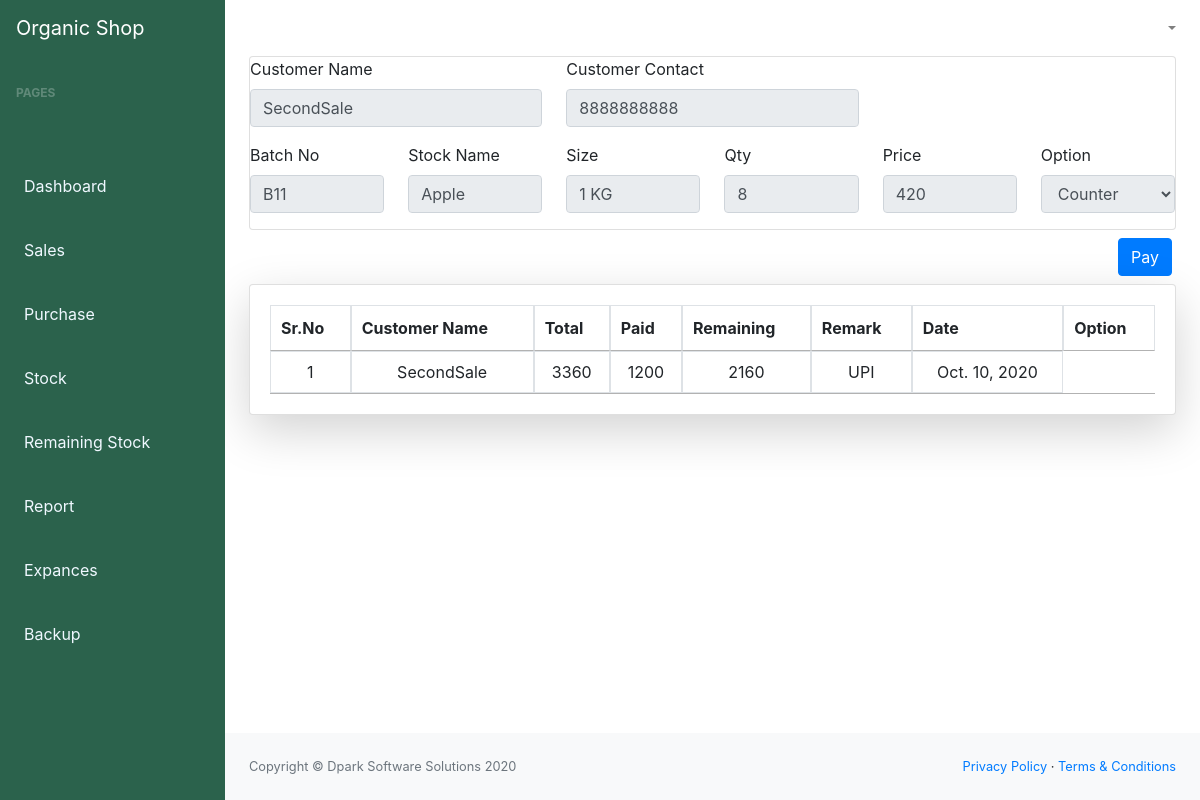
The app's page /desktop/sales/payhistroy/2 with its own data.
### main_app/models.py (models this page shows, shortened)
class SaleTrans(models.Model):
    CustomerName = models.CharField(max_length=256)
    CustomerContact =models.CharField(max_length=256)
    batch_no =models.CharField(max_length=256)
    stock_name =models.CharField(max_length=256)
    size = models.CharField(max_length=100)
    qty = models.IntegerField(default="0")
    price = models.IntegerField(default="0")
    paid = models.IntegerField(default="0")
    remaining = models.IntegerField(default="0")
    remark = models.CharField(max_length=100 )
    total = models.IntegerField(default="0")
    option = models.CharField(max_length=50)
    uploaded_at = models.DateField(auto_now_add=True)

class Salehistory(models.Model):
    user = models.ForeignKey(SaleTrans ,on_delete=models.CASCADE,blank=True,null=True)
    total = models.IntegerField()
    paid = models.IntegerField()
    remaining = models.IntegerField()
    remark = models.CharField(max_length=50)
    date = models.DateField(auto_now_add=True)

### main_app/views.py (the view, shortened to what this page needs)
# urls.py: path('sales/payhistroy/<saleid>',views.payhistroy,name="payhistroy"),
def payhistroy(request,saleid):
    sale = SaleTrans.objects.get(id=saleid)
    his = Salehistory.objects.filter(user=sale)
    rowHis = his
    return render(request,"root/sales/payhistroy.html",{'sale':sale,'his':his})

### main_app/templates/root/sales/payhistroy.html (shortened to what this page needs)
{% extends 'base.html' %}
{% block main %}
<div class="card">
    <form action="" method="post">{% csrf_token %}
        <div class="row  ">
            <div class="col-md-4 ">
                <div class="form-group">
                    <label for="">Customer Name</label>
                    <input disabled type="text" class="form-control" name="customer_name" value="{{sale.CustomerName}}">
                </div>
            </div>
            <div class="col-md-4">
                <div class="form-group">
                    <label for="">Customer Contact</label>
                    <input disabled type="text" class="form-control" name="customer_contact"
                        value="{{sale.CustomerContact}}">
                </div>
            </div>
            <br>
            <div class="col-md-4"></div>
            <div class="col-md-2">
                <div class="form-group">
                    <label for="">Batch No</label>
                    <input disabled type="text" list="batchList" name="batch_no" id="inputdist" class="form-control"
                        placeholder="" value="{{sale.batch_no}}">
                </div>
            </div>
            <div class="col-md-2">
                <div class="form-group">
                    <label for="">Stock Name</label>
                    <input disabled type="text" name="stock_name" id="stock_name" class="form-control" placeholder=""
                        aria-describedby="helpId" value="{{sale.stock_name}}">
                </div>
            </div>
            <div class="col-md-2">
                <div class="form-group">
                    <label for="">Size</label>
                    <input disabled type="text" name="size" id="size" class="form-control" placeholder=""
                        aria-describedby="helpId" value="{{sale.size}}">
                </div>
            </div>
            <div class="col-md-2">
                <div class="form-group">
                    <label for="">Qty</label>
                    <input disabled type="number" name="qty" id="s_qty" class="form-control" onkeyup="multi()"
                        placeholder="" aria-describedby="helpId" value="{{sale.qty}}">
                </div>
            </div>
            <div class="col-md-2">
                <div class="form-group">
                    <label for="">Price</label>
                    <input disabled type="nmber" name="price" id="s_price" class="form-control" onkeyup="multi()"
                        placeholder="" aria-describedby="helpId" value="{{sale.price}}">
                </div>
            </div>
            <div class="col-md-2">
                <div class="form-group">
                    <label for="">Option</label>
                    <select disabled class="form-control" name="option_method" id="option_method" value={{sale.option}}>
                        <option value="Counter">Counter</option>
                    </select>
                </div>
            </div>
        </div>
    </form>
</div>
<div class="row mt-2 mb-2 ">
    <button type="button" class="btn btn-primary ml-auto mr-3" data-toggle="modal" data-target="#exampleModalCenter">
        Pay
    </button>
</div>
<div class="">
    <div class="card mb-4 shadow-lg">
        <div class="card-body">
            <div class="table-responsive ">
                <table class="table table-bordered" id="searchTable" data-page-length='25' width="100%" cellspacing="0">
                    <thead>
                        <tr class="text-center">
                            <th>Sr.No</th>
                            <th>Customer Name</th>
                            <th>Total</th>
                            <th>Paid</th>
                            <th>Remaining</th>
                            <th>Remark</th>
                            <th>Date</th>
                            <th>Option</th>
                        </tr>
                    </thead>
                    <tbody>
                        {% for st in his %}
                        <tr class="text-center">
                            <td>{{forloop.counter}}</td>
                            <td>{{ st.user.CustomerName }}</td>
                            <td>{{ st.total }}</td>
                            <td>{{ st.paid }}</td>
                            <td>{{ st.remaining }}</td>
                            <td>{{ st.remark }}</td>
                            <td>{{ st.date }}</td>
                        </tr>
                        {% endfor %}
                    </tbody>
                </table>
            </div>
        </div>
    </div>
</div>
{% endblock main %}

### main_app/templates/base.html (shortened to what this page needs)
{% load static %}
<!DOCTYPE html>
<html lang="en">
<head>
    <link href=" {% static 'css/bootstrap.min.css' %}" rel="stylesheet" />
    <link href=" {% static 'css/styles.css' %}" rel="stylesheet" />
    <link rel="stylesheet" href="https://cdn.datatables.net/1.10.21/css/jquery.dataTables.min.css">
</head>
<body class="sb-nav-fixed " >
    <nav class="sb-topnav navbar navbar-expand navbar-light bg-#290066">
        <a class="navbar-brand " href="{% url 'desktop' %}">Organic Shop</a>
        <button class="btn btn-link btn-sm order-1 order-lg-0" id="sidebarToggle" href="#"></button>
        <ul class="navbar-nav ml-auto ml-md-0">
            <li class="nav-item dropdown">
                <a class="nav-link dropdown-toggle" id="userDropdown" href="" role="button" data-toggle="dropdown"
                    aria-haspopup="true" aria-expanded="false"></a>
            </li>
        </ul>
    </nav>
    <div id="layoutSidenav">
        <div id="layoutSidenav_nav">
            <nav class="sb-sidenav accordion sb-sidenav-dark" id="sidenavAccordion">
                <div class="sb-sidenav-menu">
                    <div class="nav">
                        <div class="sb-sidenav-menu-heading">Pages</div>
                        <a class="nav-link slr mt-5" href="{% url 'desktop' %}">
                            Dashboard
                        </a>
                        <a class="nav-link slr mt-3" href="{% url 'sales'  %}">
                            Sales
                        </a>
                        <a class="nav-link slr mt-3" href="{% url 'purchase' %}">
                            Purchase
                        </a>
                        <a class="nav-link slr  mt-3" href="{% url 'stock' %}">
                            Stock
                        </a>
                        <a class="nav-link slr mt-3" href="{% url 'remainingStock' %}">
                            Remaining Stock
                        </a>
                        <a class="nav-link slr mt-3" href="{% url 'report' %}">
                            Report
                        </a>
                        <a class="nav-link slr mt-3" href="{% url 'expance' %}">
                            Expances
                        </a>
                        <a class="nav-link slr mt-3" href="{% url 'backuprestore' %}">
                            Backup
                        </a>
                    </div>
            </nav>
        </div>
        <div id="layoutSidenav_content">
            <main class="container-fluid ">
                {% block main %}
                {% endblock main %}
            </main>
            <footer class="py-4 bg-light mt-auto">
                <div class="container-fluid">
                    <div class="d-flex align-items-center justify-content-between small">
                        <div class="text-muted">Copyright &copy; Dpark Software Solutions 2020</div>
                        <div>
                            <a href="#">Privacy Policy</a>
                            &middot;
                            <a href="#">Terms &amp; Conditions</a>
                        </div>
                    </div>
                </div>
            </footer>
        </div>
    </div>
</body>
</html>

### records on screen
SaleTrans: customer_name "SecondSale", customer_contact "8888888888", batch_no "B11", stock_name "Apple", size "1 KG", qty "8", price "420", option_method "Counter"
Salehistory: user.CustomerName "SecondSale", total "3360", paid "1200", remaining "2160", remark "UPI", date "Oct. 10, 2020"
